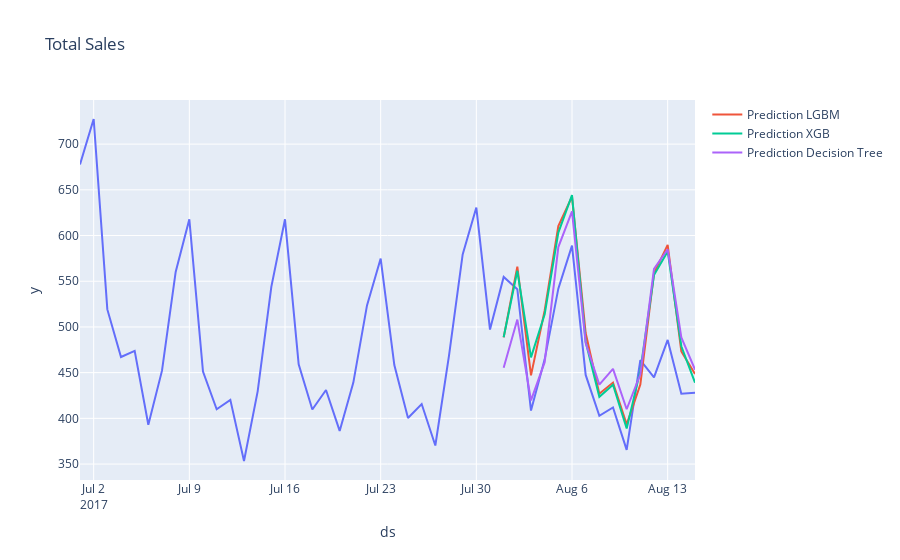

Source (notebook cell):
### Code cell
lgbm = pd.read_parquet("C:/Users/felsp/Documents/Studium/Master/Forecasting/ForecastingUniProject/results/prediction_dfs/prediction_LGBMRegressor_2024-03-11_00-06-38.parquet")
xgb = pd.read_parquet("C:/Users/felsp/Documents/Studium/Master/Forecasting/ForecastingUniProject/results/prediction_dfs/prediction_XGBRegressor_2024-03-12_01-23-53.parquet")
decTree = pd.read_parquet("C:/Users/felsp/Documents/Studium/Master/Forecasting/ForecastingUniProject/results/prediction_dfs/prediction_DecisionTreeRegressor_2024-03-11_18-04-50.parquet")
#plot the other models as well
temp3 = encoded_merged_train[encoded_merged_train["ds"] >= "2017-07-01"]
temp1 = temp3[['ds', 'y']].groupby('ds').mean().reset_index()
tempLGBM = lgbm[['ds', 'LGBMRegressor']].groupby('ds').mean().reset_index()
tempXGB = xgb[['ds', 'XGBRegressor']].groupby('ds').mean().reset_index()
tempDecTree = decTree[['ds', 'DecisionTreeRegressor']].groupby('ds').mean().reset_index()
fig = px.line(temp1, x="ds", y="y", title="Total Sales")
fig.add_scatter(x=tempLGBM["ds"], y=tempLGBM["LGBMRegressor"], mode="lines", name="Prediction LGBM")
fig.add_scatter(x=tempXGB["ds"], y=tempXGB["XGBRegressor"], mode="lines", name="Prediction XGB")
fig.add_scatter(x=tempDecTree["ds"], y=tempDecTree["DecisionTreeRegressor"], mode="lines", name="Prediction Decision Tree")
fig.show()

### Figure 1 — Plotly figure (JSON) as saved in the notebook; plotly's stock layout.template omitted (floating-point values rounded to 4 significant figures)
{"data": [{"hovertemplate": "ds=%{x}<br>y=%{y}<extra></extra>", "legendgroup": "", "line": {"color": "#636efa", "dash": "solid"}, "marker": {"symbol": "circle"}, "mode": "lines", "name": "", "orientation": "v", "showlegend": false, "type": "scatter", "x": ["2017-07-01T00:00:00", "2017-07-02T00:00:00", "2017-07-03T00:00:00", "2017-07-04T00:00:00", "2017-07-05T00:00:00", "2017-07-06T00:00:00", "2017-07-07T00:00:00", "2017-07-08T00:00:00", "2017-07-09T00:00:00", "2017-07-10T00:00:00", "2017-07-11T00:00:00", "2017-07-12T00:00:00", "2017-07-13T00:00:00", "2017-07-14T00:00:00", "2017-07-15T00:00:00", "2017-07-16T00:00:00", "2017-07-17T00:00:00", "2017-07-18T00:00:00", "2017-07-19T00:00:00", "2017-07-20T00:00:00", "2017-07-21T00:00:00", "2017-07-22T00:00:00", "2017-07-23T00:00:00", "2017-07-24T00:00:00", "2017-07-25T00:00:00", "2017-07-26T00:00:00", "2017-07-27T00:00:00", "2017-07-28T00:00:00", "2017-07-29T00:00:00", "2017-07-30T00:00:00", "2017-07-31T00:00:00", "2017-08-01T00:00:00", "2017-08-02T00:00:00", "2017-08-03T00:00:00", "2017-08-04T00:00:00", "2017-08-05T00:00:00", "2017-08-06T00:00:00", "2017-08-07T00:00:00", "2017-08-08T00:00:00", "2017-08-09T00:00:00", "2017-08-10T00:00:00", "2017-08-11T00:00:00", "2017-08-12T00:00:00", "2017-08-13T00:00:00", "2017-08-14T00:00:00", "2017-08-15T00:00:00"], "xaxis": "x", "y": [677.6, 727.5, 519.2, 467.1, 473.8, 393.0, 452.2, 560.2, 617.8, 451.3, 410.0, 420.2, 353.3, 429.6, 543.8, 617.7, 459.2, 409.7, 431.0, 386.2, 439.1, 523.5, 574.8, 458.2, 400.4, 415.6, 370.3, 468.6, 579.3, 630.6, 497.1, 554.7, 541.4, 408.6, 464.5, 541.9, 589.0, 447.5, 402.8, 412.0, 365.5, 463.7, 444.8, 485.8, 427.0, 428.0], "yaxis": "y"}, {"mode": "lines", "name": "Prediction LGBM", "type": "scatter", "x": ["2017-08-01T00:00:00", "2017-08-02T00:00:00", "2017-08-03T00:00:00", "2017-08-04T00:00:00", "2017-08-05T00:00:00", "2017-08-06T00:00:00", "2017-08-07T00:00:00", "2017-08-08T00:00:00", "2017-08-09T00:00:00", "2017-08-10T00:00:00", "2017-08-11T00:00:00", "2017-08-12T00:00:00", "2017-08-13T00:00:00", "2017-08-14T00:00:00", "2017-08-15T00:00:00"], "y": [488.6, 566.0, 447.0, 518.0, 610.3, 642.6, 493.4, 426.9, 439.1, 393.4, 437.0, 558.8, 589.8, 473.2, 448.5]}, {"mode": "lines", "name": "Prediction XGB", "type": "scatter", "x": ["2017-08-01T00:00:00", "2017-08-02T00:00:00", "2017-08-03T00:00:00", "2017-08-04T00:00:00", "2017-08-05T00:00:00", "2017-08-06T00:00:00", "2017-08-07T00:00:00", "2017-08-08T00:00:00", "2017-08-09T00:00:00", "2017-08-10T00:00:00", "2017-08-11T00:00:00", "2017-08-12T00:00:00", "2017-08-13T00:00:00", "2017-08-14T00:00:00", "2017-08-15T00:00:00"], "y": [488.7, 561.4, 466.7, 513.9, 603.2, 644.2, 483.7, 423.5, 436.8, 388.8, 452.2, 556.8, 582.6, 478.9, 439.0]}, {"mode": "lines", "name": "Prediction Decision Tree", "type": "scatter", "x": ["2017-08-01T00:00:00", "2017-08-02T00:00:00", "2017-08-03T00:00:00", "2017-08-04T00:00:00", "2017-08-05T00:00:00", "2017-08-06T00:00:00", "2017-08-07T00:00:00", "2017-08-08T00:00:00", "2017-08-09T00:00:00", "2017-08-10T00:00:00", "2017-08-11T00:00:00", "2017-08-12T00:00:00", "2017-08-13T00:00:00", "2017-08-14T00:00:00", "2017-08-15T00:00:00"], "y": [455.3, 508.1, 419.6, 461.4, 587.3, 626.4, 482.4, 436.9, 454.1, 410.0, 448.1, 563.6, 584.8, 488.5, 453.2]}], "layout": {"legend": {"tracegroupgap": 0}, "title": {"text": "Total Sales"}, "xaxis": {"anchor": "y", "domain": [0, 1], "title": {"text": "ds"}}, "yaxis": {"anchor": "x", "domain": [0, 1], "title": {"text": "y"}}}}
